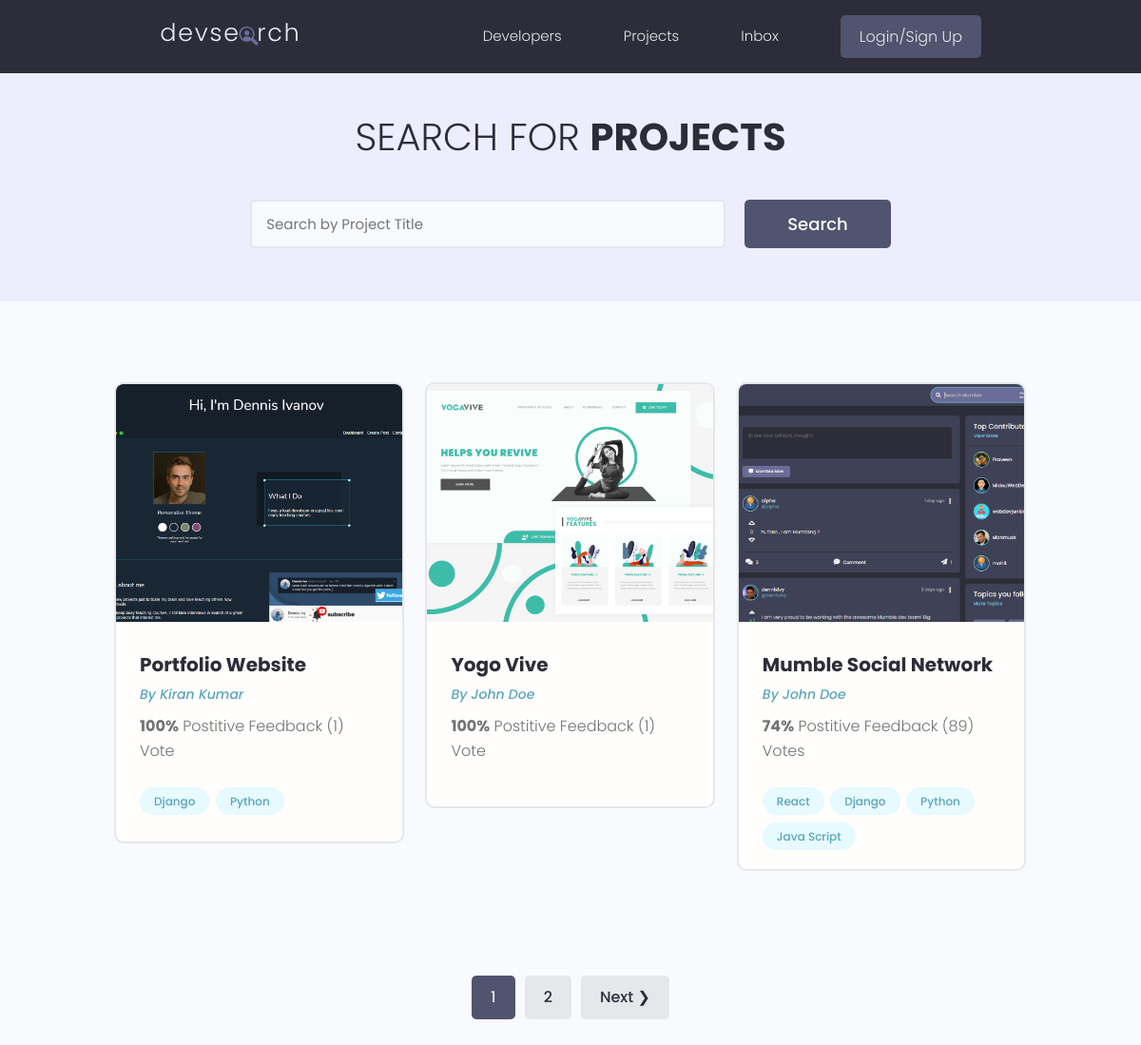
The app's page /projects with its own data.
### projects/models.py (models this page shows, shortened)
class Project(models.Model):
    owner = models.ForeignKey(Profile, null=True, blank=True, on_delete=models.SET_NULL)
    title = models.CharField(max_length=200)
    description = models.TextField(null=True, blank=True)
    featured_image = models.ImageField(null=True, blank=True, default="default.jpg")
    demo_link = models.CharField(max_length=2000, null=True, blank=True)
    source_link = models.CharField(max_length=2000, null=True, blank=True)
    tags = models.ManyToManyField('Tag', blank=True)
    vote_total = models.IntegerField(default=0, null=True, blank=True)
    vote_ratio = models.IntegerField(default=0, null=True, blank=True)
    created = models.DateField(auto_now_add=True)
    id = models.UUIDField(default=uuid.uuid4, unique=True, primary_key=True, editable=False)
    class Meta:
        ordering = ['-vote_ratio', '-vote_total', 'title']

class Tag(models.Model):
    name = models.CharField(max_length=200)
    created = models.DateField(auto_now_add=True)
    id = models.UUIDField(default=uuid.uuid4, unique=True, primary_key=True, editable=False)
    def __str__(self):
        return self.name

### users/models.py (models this page shows, shortened)
class Profile(models.Model):
    user = models.OneToOneField(User, on_delete=models.CASCADE, null=True, blank=True)
    name = models.CharField(max_length=200, blank=True, null=True)
    email = models.CharField(max_length=500, blank=True, null=True)
    username = models.CharField(max_length=200, blank=True, null=True)
    location = models.CharField(max_length=200, blank=True, null=True)
    short_intro = models.CharField(max_length=200, blank=True, null=True)
    bio = models.TextField(blank=True, null=True)
    profile_image = models.ImageField(null=True, blank=True, upload_to='profiles/', default="profiles/user-default.PNG")
    social_twitter = models.CharField(max_length=200, blank=True, null=True)
    social_linkedin = models.CharField(max_length=200, blank=True, null=True)
    social_github = models.CharField(max_length=200, blank=True, null=True)
    social_youtube = models.CharField(max_length=200, blank=True, null=True)
    social_website = models.CharField(max_length=200, blank=True, null=True)
    created = models.DateField(auto_now_add=True)
    id = models.UUIDField(default=uuid.uuid4, unique=True, primary_key=True, editable=False)

### projects/views.py (the view)
# urls.py: path('projects', include('projects.urls')),
def projects(request):
    projects, search_query = searchProject(request)
    custom_range, projects = paginateProjects(request, projects, 3)
    context = {'projects':projects, 'search_query': search_query,
               'custom_range': custom_range}
    return render(request, 'projects/projects.html', context)

### projects/utils.py (called while the page is built)
def paginateProjects(request, projects, results):
    paginator = Paginator(projects, results)
    page = request.GET.get('page')
    try:
        projects = paginator.page(page)
    except PageNotAnInteger:
        page = 1
        projects = paginator.page(page)
    except EmptyPage:
        page = paginator.num_pages
        projects = paginator.page(page)
    leftIndex = (int(page) - 4)
    if leftIndex < 1:
        leftIndex = 1
    rightIndex = (int(page) + 5)
    if rightIndex > paginator.num_pages:
        rightIndex = paginator.num_pages + 1
    custom_range = range(leftIndex, rightIndex)
    return custom_range, projects

def searchProject(request):
    search_query = ''
    if request.GET.get('search_query'):
        search_query = request.GET.get('search_query')
    tags = Tag.objects.filter(name__icontains=search_query)
    projects = Project.objects.distinct().filter(
       Q(title__icontains=search_query) |
       Q(description__icontains=search_query) |
       Q(owner__name__icontains=search_query) |
       Q(tags__in=tags))
    return projects, search_query

### projects/templates/projects/projects.html (shortened to what this page needs)
{% extends 'main.html' %}
{% block content %}
<main class="projects">
    <section class="hero-section text-center">
      <div class="container container--narrow">
        <div class="hero-section__box">
          <h2>Search for <span>Projects</span></h2>
        </div>
        <div class="hero-section__search">
          <form id="searchForm" class="form" action="{%url 'projects'%}" method="get">
            <div class="form__field">
              <input class="input input--text" id="formInput#search" type="text" name="search_query"
                 placeholder="Search by Project Title" value="{{search_query}}" />
            </div>
            <input class="btn btn--sub btn--lg" type="submit" value="Search" />
          </form>
        </div>
      </div>
    </section>
    <section class="projectsList">
      <div class="container">
        <div class="grid grid--three">
          {% for project in projects %}
          <div class="column">
            <div class="card project">
              <a href="{% url 'project' project.id %}" class="project">
                <img class="project__thumbnail" src="{{project.featured_image.url}}" alt="project thumbnail" />
                <div class="card__body">
                  <h3 class="project__title">{{project.title}}</h3>
                  <p><a class="project__author" href="{% url 'user-profile' project.owner.id %}">By {{project.owner.name}}</a></p>
                  <p class="project--rating">
                    <span style="font-weight: bold;">{{project.vote_ratio}}%</span> Postitive
                    Feedback ({{project.vote_total}}) Vote{{project.vote_total|pluralize:"s"}}
                  </p>
                  <div class="project__tags">
                    {% for tag in project.tags.all %}
                    <span class="tag tag--pill tag--main">
                      <small>{{tag}}</small>
                    </span>
                    {% endfor %}
                  </div>
                </div>
              </a>
            </div>
          </div>
          {% endfor %}
        </div>
      </div>
    </section>
    {% include 'pagination.html' with queryset=projects custom_range=custom_range %}
  </main>
{% endblock content %}

### templates/main.html (shortened to what this page needs)
<!DOCTYPE html>
{% load static %}
<html>
<head>
    <link rel="stylesheet" href="https://cdn.iconmonstr.com/1.3.0/css/iconmonstr-iconic-font.min.css" />
    <link rel="stylesheet" href="{% static 'uikit/styles/uikit.css' %}" />
    <link rel="stylesheet" href="{% static 'styles/app.css' %}" />
</head>
<body>
    {% include 'navbar.html' %}
    {% block content %}
    {% endblock content %}
</body>
</html>

### templates/navbar.html (shortened to what this page needs)
{% load static %}
 <header class="header">
    <div class="container container--narrow">
      <a href="{% url 'profiles' %}" class="header__logo">
        <img src="{% static 'images/logo.svg' %} " alt="DevSearch Logo" />
      </a>
      <nav class="header__nav">
        <ul class="header__menu">
          <li class="header__menuItem"><a href="{% url 'profiles' %}">Developers</a></li>
          <li class="header__menuItem"><a href="{% url 'projects' %}">Projects</a></li>
          <li class="header__menuItem"><a href="{% url 'inbox' %}">Inbox</a></li>
          {% if request.user.is_authenticated %}
          <li class="header__menuItem"><a href="{% url 'account' %}">Account</a></li>
          <li class="header__menuItem"><a href="{% url 'logout' %}" class="btn btn--sub">Log Out</a></li>
          {% else %}
          <li class="header__menuItem"><a href="{% url 'login' %}" class="btn btn--sub">Login/Sign Up</a></li>
          {% endif %}
        </ul>
      </nav>
    </div>
  </header>

### templates/pagination.html (shortened to what this page needs)
{% if queryset.has_other_pages %}
    <div class="pagination">
      <ul class="container">
        {% for page in custom_range %}
        {% if page == queryset.number %}
        <li><a href="?page={{page}}" class="btn page-link btn--sub" data-page="{{page}}">{{page}}</a></li>
        {% else %}
        <li><a href="?page={{page}}" class="btn page-link" data-page="{{page}}">{{page}}</a></li>
        {% endif %}
        {% endfor %}
        {% if queryset.has_next %}
        <li><a href="?page={{queryset.next_page_number}}" class="btn page-link"
                data-page="{{queryset.next_page_number}}">Next &#10095;</a></li>
        {% endif %}
      </ul>
    </div>
    {% endif %}

### static/styles/app.css (style rules this page uses)
:root { --color-sub: #2d2d39; }
.btn--sub { background-color: var(--color-sub-light); }
.card { border: 2px solid var(--color-light); }
img { width: 100%; }
.header { position: sticky; z-index: 111; background-color: var(--color-sub); padding: 1.5rem 0; }
.header > .container { display: flex; justify-content: space-between; align-items: center; }
.header__logo > img { height: 3.8rem; }
.header__nav > ul { display: inline-flex; align-items: center; list-style: none; gap: 6.5rem; }
.header__menuItem > a { color: var(--color-light); font-weight: 300; }
.hero-section { height: 40vh; display: flex; align-items: center; background-color: var(--color-sub); }
.hero-section__box { margin-bottom: 4rem; }
.hero-section__box > h2, .hero-section__box > h2 > span { font-size: 4rem; color: var(--color-light); line-height: 1.3; text-transform: uppercase; }
.hero-section__box > h2 { font-weight: 300; }
.hero-section__box > h2 > span { font-weight: 700; }
.hero-section__search > .form { display: flex; align-items: center; justify-content: center; gap: 2rem; }
.hero-section__search > .form input.input--text { width: 50rem; }
.pagination { margin-top: 8rem; margin-bottom: 10rem; }
.pagination > ul { flex-wrap: wrap; list-style: none; display: flex; align-items: center; justify-content: center; gap: 1rem; }
.pagination .btn { color: var(--color-sub); }
.pagination .btn.btn--sub { color: var(--color-light); }
.project__author { font-size: 1.4rem; font-style: italic; }
.project--rating { margin-bottom: 1.6em; margin-top: .5em; }
.projects > .hero-section { background: var(--color-sub-lighter); height: 30vh; }
.projects .hero-section__box { margin-bottom: 2.5rem; }
.projects .hero-section__box > h2 { color: var(--color-sub); }
.projects .hero-section__box > h2 > span { font-weight: 700; color: var(--color-sub); }
.projectsList { margin-top: 8rem; }
.project__thumbnail { height: 25rem; object-fit: cover; object-position: top center; }
.project__title { font-size: 2rem; font-weight: 700; color: var(--color-sub); }

### static/uikit/styles/modules/_variables.css (style rules this page uses)
:root { --color-main: #5aa5b9; --color-main-light: #e6faff; --color-sub: #3f4156; --color-sub-light: #51546e; --color-sub-lighter: #ededfd; --color-text: #737373; --color-gray: #8b8b8b; --color-light: #e5e7eb; --color-light-gray: #767676; --color-bg: #f8fafd; --color-white: #fffefd; --color-white-light: #f3f3f3; --color-success: #359e64; --color-success-bg: #def8e8; --color-error: #fc4b0b; --color-error-bg: #fff2ee; --font-base: 'Poppins', arial, helvetica, 'Segoe UI', roboto, ubuntu, sans-serif; --font-monospace: 'Fira Code', 'Courier New', courier, monospace; --font-regular: 300; --font-medium: 500; --font-bold: 700; --generic-shadow: 1px 1px 5px #00000010; --generic-transition: all 0.3s ease-in-out; }

### static/uikit/styles/modules/_base.css (style rules this page uses)
* { margin: 0; padding: 0; box-sizing: border-box; text-rendering: optimizeLegibility; color: inherit; font-size: inherit; }
html { font-size: 50%; }
@media only screen and (min-width: 480px) { html { font-size: 56.25%; } }
@media only screen and (min-width: 1200px) { html { font-size: 62.5%; } }
body { line-height: 1.6; font-weight: 400; font-size: 1.5rem; color: var(--color-text); background-color: var(--color-bg); min-height: 100vh; }

### static/uikit/styles/modules/_typography.css (style rules this page uses)
* { font-family: var(--font-base); }
h2 { font-size: 3.6rem; font-weight: var(--font-bold); }
h3 { font-size: 3.2rem; font-weight: var(--font-medium); }
p, span, strong { font-size: 1.6rem; color: var(--color-text); font-weight: var(--font-regular); }
a { padding-bottom: 2px; text-decoration: none; display: inline-block; color: var(--color-main); font-weight: var(--font-medium); }

### static/uikit/styles/modules/_utilities.css (style rules this page uses)
.container { width: 92%; max-width: 165rem; margin: 0 auto; box-sizing: border-box; }
.container--narrow { width: 92%; max-width: 120rem; }
@media screen and (min-width: 1000px) { .container { width: 90%; } }
@media screen and (min-width: 1000px) { .container--narrow { width: 85%; } }
@media screen and (min-width: 1200px) { .container { width: 80%; } }
@media screen and (min-width: 1200px) { .container--narrow { width: 72%; } }
.text-center { text-align: center; }

### static/uikit/styles/modules/_card.css (style rules this page uses)
.card { border-radius: 1rem; background-color: var(--color-white); border: 1.5px solid var(--color-light); width: auto; height: auto; margin-top: 0.5rem; margin-bottom: 0.5rem; overflow: hidden; }
.card__body, .card__header { padding: 2rem 2.5rem; }

### records on screen
Project: featured_image (picture), title "Portfolio Website", owner.name "Kiran Kumar", vote_ratio "100", vote_total "1"
Tag: name "Django"
Tag: name "Python"
Project: featured_image (picture), title "Yogo Vive", owner.name "John Doe", vote_ratio "100", vote_total "1"
Project: featured_image (picture), title "Mumble Social Network", owner.name "John Doe", vote_ratio "74", vote_total "89"
Tag: name "React"
Tag: name "Java Script"

### other values on screen
{{ page }} "1"
{{ page }} "2"
